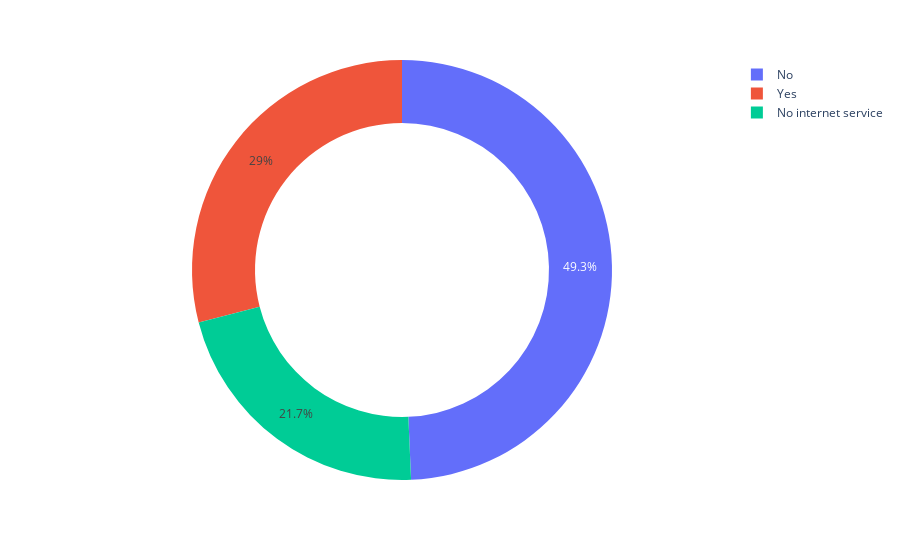

The code cell stored with this chart in its notebook:
### Code cell
px.pie(telecom_df, "TechSupport", hole=0.7)

### Figure 1 — Plotly figure (JSON) as saved in the notebook; plotly's stock layout.template omitted (floating-point values rounded to 4 significant figures; data arrays with more than 128 entries replaced by an {"elided": "..."} marker saying what was removed)
{"data": [{"domain": {"x": [0, 1], "y": [0, 1]}, "hole": 0.7, "hovertemplate": "TechSupport=%{label}<extra></extra>", "labels": {"elided": "7043 str values"}, "legendgroup": "", "name": "", "showlegend": true, "type": "pie"}], "layout": {"legend": {"tracegroupgap": 0}, "margin": {"t": 60}}}
